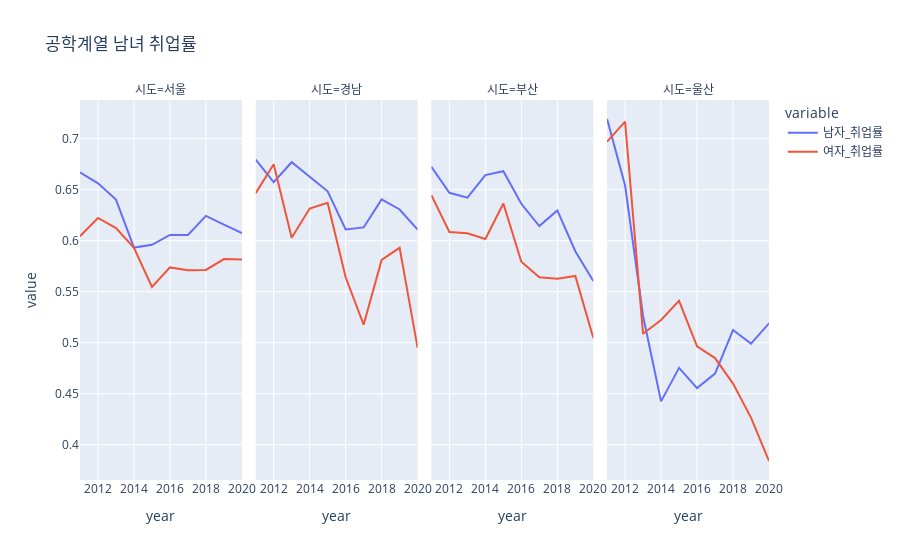

Source (notebook cell):
### Code cell
px.line(sum111.query('variable in ["남자_취업률", "여자_취업률"]'), x = 'year', y = 'value', color = 'variable', facet_col = '시도', facet_col_wrap=4, category_orders={'시도':['서울', '경남', '부산', '울산']},
        title = "공학계열 남녀 취업률")

### Figure 1 — Plotly figure (JSON) as saved in the notebook; plotly's stock layout.template omitted (floating-point values rounded to 4 significant figures)
{"data": [{"hovertemplate": "variable=남자_취업률<br>시도=서울<br>year=%{x}<br>value=%{y}<extra></extra>", "legendgroup": "남자_취업률", "line": {"color": "#636efa", "dash": "solid"}, "marker": {"symbol": "circle"}, "mode": "lines", "name": "남자_취업률", "orientation": "v", "showlegend": true, "type": "scatter", "x": [2011, 2012, 2013, 2014, 2015, 2016, 2017, 2018, 2019, 2020], "xaxis": "x", "y": [0.6669, 0.6562, 0.6404, 0.5933, 0.5959, 0.6057, 0.6056, 0.6243, 0.6158, 0.6075], "yaxis": "y"}, {"hovertemplate": "variable=남자_취업률<br>시도=경남<br>year=%{x}<br>value=%{y}<extra></extra>", "legendgroup": "남자_취업률", "line": {"color": "#636efa", "dash": "solid"}, "marker": {"symbol": "circle"}, "mode": "lines", "name": "남자_취업률", "orientation": "v", "showlegend": false, "type": "scatter", "x": [2011, 2012, 2013, 2014, 2015, 2016, 2017, 2018, 2019, 2020], "xaxis": "x2", "y": [0.6795, 0.6574, 0.6769, 0.6625, 0.6484, 0.6111, 0.613, 0.6405, 0.6306, 0.611], "yaxis": "y2"}, {"hovertemplate": "variable=남자_취업률<br>시도=부산<br>year=%{x}<br>value=%{y}<extra></extra>", "legendgroup": "남자_취업률", "line": {"color": "#636efa", "dash": "solid"}, "marker": {"symbol": "circle"}, "mode": "lines", "name": "남자_취업률", "orientation": "v", "showlegend": false, "type": "scatter", "x": [2011, 2012, 2013, 2014, 2015, 2016, 2017, 2018, 2019, 2020], "xaxis": "x3", "y": [0.6724, 0.647, 0.6422, 0.6643, 0.6681, 0.6362, 0.6143, 0.6297, 0.5897, 0.5604], "yaxis": "y3"}, {"hovertemplate": "variable=남자_취업률<br>시도=울산<br>year=%{x}<br>value=%{y}<extra></extra>", "legendgroup": "남자_취업률", "line": {"color": "#636efa", "dash": "solid"}, "marker": {"symbol": "circle"}, "mode": "lines", "name": "남자_취업률", "orientation": "v", "showlegend": false, "type": "scatter", "x": [2011, 2012, 2013, 2014, 2015, 2016, 2017, 2018, 2019, 2020], "xaxis": "x4", "y": [0.7193, 0.6542, 0.5262, 0.4425, 0.4753, 0.4555, 0.4698, 0.5124, 0.4992, 0.519], "yaxis": "y4"}, {"hovertemplate": "variable=여자_취업률<br>시도=서울<br>year=%{x}<br>value=%{y}<extra></extra>", "legendgroup": "여자_취업률", "line": {"color": "#EF553B", "dash": "solid"}, "marker": {"symbol": "circle"}, "mode": "lines", "name": "여자_취업률", "orientation": "v", "showlegend": true, "type": "scatter", "x": [2011, 2012, 2013, 2014, 2015, 2016, 2017, 2018, 2019, 2020], "xaxis": "x", "y": [0.6044, 0.6222, 0.6123, 0.593, 0.5547, 0.5738, 0.5711, 0.5713, 0.582, 0.5816], "yaxis": "y"}, {"hovertemplate": "variable=여자_취업률<br>시도=경남<br>year=%{x}<br>value=%{y}<extra></extra>", "legendgroup": "여자_취업률", "line": {"color": "#EF553B", "dash": "solid"}, "marker": {"symbol": "circle"}, "mode": "lines", "name": "여자_취업률", "orientation": "v", "showlegend": false, "type": "scatter", "x": [2011, 2012, 2013, 2014, 2015, 2016, 2017, 2018, 2019, 2020], "xaxis": "x2", "y": [0.6466, 0.6749, 0.6029, 0.6315, 0.6371, 0.5642, 0.5177, 0.5811, 0.593, 0.4949], "yaxis": "y2"}, {"hovertemplate": "variable=여자_취업률<br>시도=부산<br>year=%{x}<br>value=%{y}<extra></extra>", "legendgroup": "여자_취업률", "line": {"color": "#EF553B", "dash": "solid"}, "marker": {"symbol": "circle"}, "mode": "lines", "name": "여자_취업률", "orientation": "v", "showlegend": false, "type": "scatter", "x": [2011, 2012, 2013, 2014, 2015, 2016, 2017, 2018, 2019, 2020], "xaxis": "x3", "y": [0.6446, 0.6086, 0.6073, 0.6017, 0.6365, 0.5794, 0.5642, 0.5627, 0.5655, 0.5046], "yaxis": "y3"}, {"hovertemplate": "variable=여자_취업률<br>시도=울산<br>year=%{x}<br>value=%{y}<extra></extra>", "legendgroup": "여자_취업률", "line": {"color": "#EF553B", "dash": "solid"}, "marker": {"symbol": "circle"}, "mode": "lines", "name": "여자_취업률", "orientation": "v", "showlegend": false, "type": "scatter", "x": [2011, 2012, 2013, 2014, 2015, 2016, 2017, 2018, 2019, 2020], "xaxis": "x4", "y": [0.6972, 0.7168, 0.5087, 0.5222, 0.5411, 0.4963, 0.4849, 0.4599, 0.4266, 0.384], "yaxis": "y4"}], "layout": {"annotations": [{"font": {}, "showarrow": false, "text": "시도=서울", "x": 0.1175, "xanchor": "center", "xref": "paper", "y": 1, "yanchor": "bottom", "yref": "paper"}, {"font": {}, "showarrow": false, "text": "시도=경남", "x": 0.3725, "xanchor": "center", "xref": "paper", "y": 1, "yanchor": "bottom", "yref": "paper"}, {"font": {}, "showarrow": false, "text": "시도=부산", "x": 0.6275, "xanchor": "center", "xref": "paper", "y": 1, "yanchor": "bottom", "yref": "paper"}, {"font": {}, "showarrow": false, "text": "시도=울산", "x": 0.8825, "xanchor": "center", "xref": "paper", "y": 1, "yanchor": "bottom", "yref": "paper"}], "legend": {"title": {"text": "variable"}, "tracegroupgap": 0}, "title": {"text": "공학계열 남녀 취업률"}, "xaxis": {"anchor": "y", "domain": [0, 0.235], "title": {"text": "year"}}, "xaxis2": {"anchor": "y2", "domain": [0.255, 0.49], "matches": "x", "title": {"text": "year"}}, "xaxis3": {"anchor": "y3", "domain": [0.51, 0.745], "matches": "x", "title": {"text": "year"}}, "xaxis4": {"anchor": "y4", "domain": [0.765, 1.0], "matches": "x", "title": {"text": "year"}}, "yaxis": {"anchor": "x", "domain": [0, 1], "title": {"text": "value"}}, "yaxis2": {"anchor": "x2", "domain": [0, 1], "matches": "y", "showticklabels": false}, "yaxis3": {"anchor": "x3", "domain": [0, 1], "matches": "y", "showticklabels": false}, "yaxis4": {"anchor": "x4", "domain": [0, 1], "matches": "y", "showticklabels": false}}}
